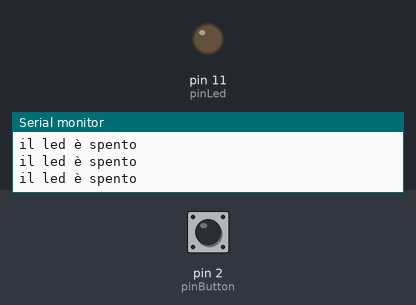
Bench run of a sketch on a simulated Arduino Uno, built with avr-gcc and run on an emulated ATmega328P. Shown: output pins drawn as LEDs (lit = HIGH), the last lines printed to the serial monitor. The test bench sets the inputs (shaded band); at power-on: pin 2 (pinButton) LOW.

Above: at 1.2 s.
1.3 s: pin 2 (pinButton) pulled HIGH for 0.15 s
At 2.5 s:
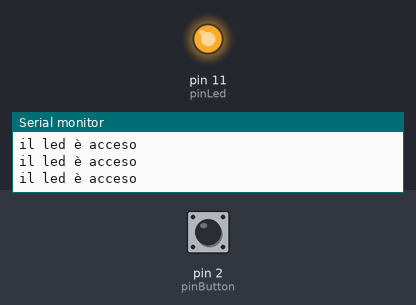
2.9 s: pin 2 (pinButton) pulled HIGH for 1 s
At 3.6 s:
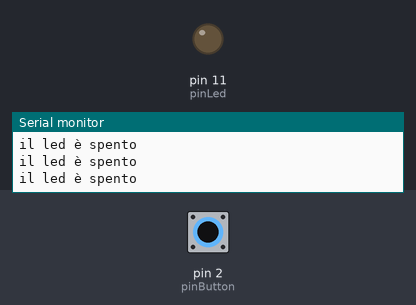
Timing chart, 0 to 5.9 s (numbered marks = the images above; inputs shaded):
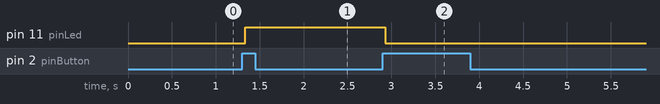

Measured:
- after the input at 1.3 s, pin 11 (pinLed): LOW → HIGH at once
- after the input at 2.9 s, pin 11 (pinLed): HIGH → LOW at once

The sketch:

accensioneconbottone.ino
```cpp
// CODICE BOTTONE CON LED


const int pinButton = 2;
const int pinLed = 11;
int valButton=LOW;
int valButtonOld=LOW;
int ledState=LOW;

void setup() {
    pinMode(pinButton,INPUT);
    pinMode(pinLed,OUTPUT);
    Serial.begin(9600);
}

void loop() {
    valButton=digitalRead(pinButton);
    if(valButton==HIGH && valButtonOld==LOW)
    {
        ledState =! ledState;
    }

    if (ledState==HIGH)
    {
     Serial.println("il led è acceso");

    }
    else
    {
        Serial.println("il led è spento");
    }

digitalWrite(pinLed, ledState);
valButtonOld=valButton;
}
```
